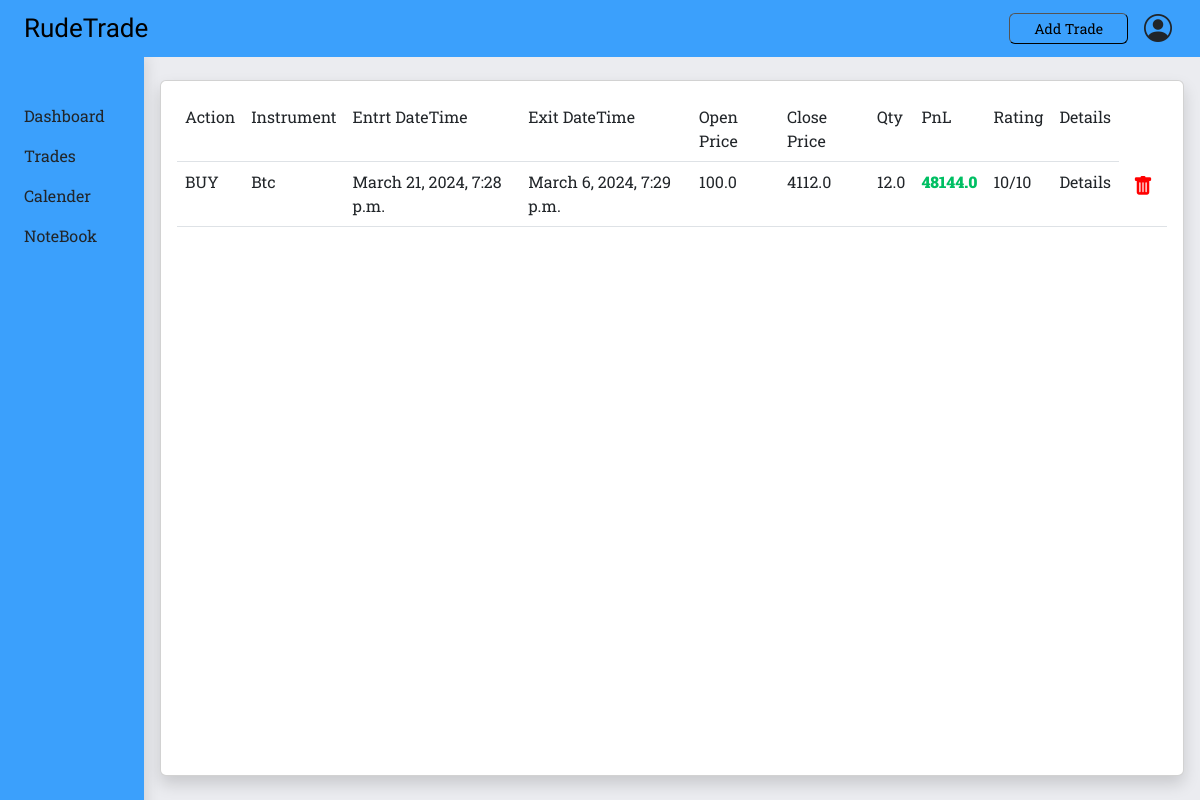
Page /trades (signed in) on the earlier database version.
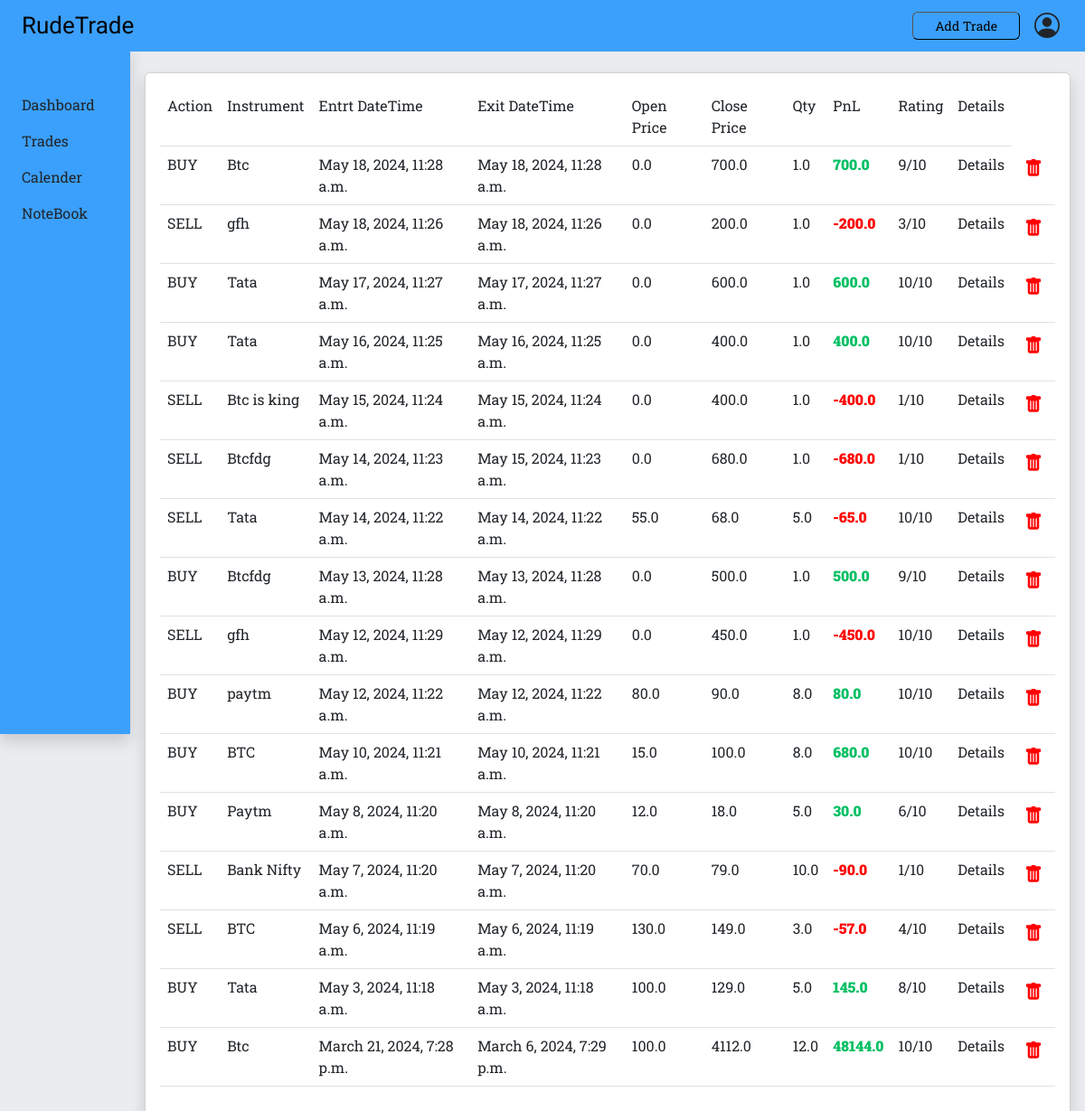
Same page on the later database version.
### addtrade/models.py (models this page shows)
class usersData(models.Model):
    user_id = models.ForeignKey(rudeusers, on_delete=models.CASCADE , default= None)
    trade_id = models.AutoField
    action =  models.CharField(max_length=10,default=None)
    market =  models.CharField(max_length=10,default=None)
    symbol =  models.CharField(max_length=20,default=None)
    quantity =  models.FloatField(default=None)
    entry_datetime = models.DateTimeField(default=None)
    exit_datetime =  models.DateTimeField(default=None)
    entry_price =  models.FloatField(default=None)
    exit_price =  models.FloatField(default=None)
    entry_reason =  models.CharField(max_length=200,default=None)
    follow_setup =  models.CharField(max_length=5,default=None)
    trade_note =  models.CharField(max_length=5000,default=None)
    pnl =  models.FloatField(default=None)
    trade_rating =  models.IntegerField(default=None)

### trades/views.py (the view)
# urls.py: path('trades',trades, name='trades'),
def trades(request):
    userid = request.session.get('userid')
    get_trades = usersData.objects.filter(user_id=userid).order_by('-entry_datetime')
    return render(request, 'trades.html',{'get_trades': get_trades})

### templates/trades.html (shortened to what this page needs)
{% include 'partials/head-code.html' %}
<body>
  {% include 'partials/topbar.html' %}
  <div class=" m-0 mt-5 w-100">
    {% include 'partials/sidebar.html' %}
    <div class=" container-fluid bg-secondary-color text-bg-black  p-3  " style="margin-left: 12%; width:88%">
      <div class="card shadow mt-3 p-3 " style="min-height: 87vh;">
        <table class="table rounded">
          <tr class="bg-secondary text-light rounded">
            <th class="fw-normal">Action</th>
            <th class="fw-normal">Instrument</th>
            <th class="fw-normal">Entrt DateTime</th>
            <th class="fw-normal">Exit DateTime</th>
            <th class="fw-normal">Open Price</th>
            <th class="fw-normal">Close Price</th>
            <th class="fw-normal">Qty</th>
            <th class="fw-normal">PnL</th>
            <th class="fw-normal">Rating</th>
            <th class="fw-normal">Details</th>
          </tr>
          {% for trades in get_trades %}
          <tr class="trades">
            <td>{{trades.action}}</td>
            <td>{{trades.symbol}}</td>
            <td>{{trades.entry_datetime}}</td>
            <td>{{trades.exit_datetime}}</td>
            <td>{{trades.entry_price}}</td>
            <td>{{trades.exit_price}}</td>
            <td>{{trades.quantity}}</td>
            {% if trades.pnl >= 0 %}
              <td style="color: #00BF63; font-weight: 900;">{{trades.pnl}}</td>
              {% else %}
              <td style="color: rgb(255, 0, 0);font-weight: 900;">{{trades.pnl}}</td>
            {% endif %}
            <td>{{trades.trade_rating}}/10</td>
            <td>Details</td>
            <td>
              <button class="bg-transparent border-0" name="delete_trade_btn">
                <i class="bi bi-trash-fill delete_icon"></i></td>
          </tr>
          {% endfor %}
        </table>
      </div>
    </div>
</body>
</html>

### templates/partials/head-code.html (shortened to what this page needs)
<!DOCTYPE html>
<html lang="en">
  <head>
    {% load static %}
    <link
      href="https://cdn.jsdelivr.net/npm/fullcalendar@5.10.0/main.min.css"
      rel="stylesheet"
    />
    <link
      rel="stylesheet"
      type="text/css"
      href="{% static 'css/calender.css' %}"
    />
    <link
      href="https://cdn.jsdelivr.net/npm/bootstrap@5.3.0-alpha3/dist/css/bootstrap.min.css"
      rel="stylesheet"
    />
    <link
      rel="stylesheet"
      href="https://cdn.jsdelivr.net/npm/bootstrap-icons@1.10.5/font/bootstrap-icons.css"
    />
    <link
      rel="stylesheet"
      type="text/css"
      href="{% static 'css/style5.css' %}"
    />
  </head>
</html>

### templates/partials/topbar.html (shortened to what this page needs)
<nav class="navbar  fixed-top navbar-expand-lg p-0">
    <div class="container-fluid bg-custom-blue p-1 ps-4">
      <a class="navbar-brand " style=" font-size: 26px;   font-family: 'Oswald', sans-serif;" href="{% url 'dashboard' %}">RudeTrade</a>
      <a href="{% url 'addtrade' %}">
          <button class="  rounded border-1 px-4 py-1 mx-3 addtrade-btn bg-custom-blue" style="font-size: 14px;">Add Trade</button>
        </a>
      <div class=" dropdown">
        <a class="nav-link dropdown-toggle w-25" href="#" role="button" data-bs-toggle="dropdown" aria-expanded="false">
          <i class=" bi fs-3 me-3 bi-person-circle" ></i>
        </a>
      </div>
    </div>
  </nav>

### templates/partials/sidebar.html
 <div class=" none  container col-1-5 p-0 position-fixed  md:block  bg-custom-blue shadow" style="min-height: 95.5vh;">
    <ul class=" mt-5 navbar-nav">
      <li class=" nav-item sidebar-item ps-4  ">
        <a class="nav-link active link-dark" aria-current="page" href="{% url 'dashboard' %}">Dashboard</a>
      </li>
      <li class=" nav-item sidebar-item ps-4 ">
        <a class="nav-link active link-dark" aria-current="page" href="{% url 'trades' %}">Trades</a>
      </li>
      <li class=" nav-item sidebar-item ps-4 ">
        <a class="nav-link active link-dark" aria-current="page" href="{% url 'calender' %}">Calender</a>
      </li>
      <li class=" nav-item sidebar-item ps-4 ">
        <a class="nav-link active link-dark" aria-current="page" href="{% url 'note' %}">NoteBook</a>
      </li>
    </ul>
  </div>

### static/css/style5.css (style rules this page uses)
html, body { width: 100%; background-color: #ebecf0; }
* { font-family: "Roboto Slab", serif; }
.dropdown-toggle::after { border: 0px; }
.col-1-5 { width: 12%; }
.bg-custom-blue { background-color: #3ba0fc; }
.delete_icon { color: red; font-size: 20px; cursor: pointer; }

Differences in the rows shown:
added usersData: action "BUY", symbol "Btc", entry_datetime "May 18, 2024, 11:28 a.m.", exit_datetime "May 18, 2024, 11:28 a.m.", entry_price "0.0", exit_price "700.0", quantity "1.0", pnl "700.0", trade_rating "9"
added usersData: action "SELL", symbol "gfh", entry_datetime "May 18, 2024, 11:26 a.m.", exit_datetime "May 18, 2024, 11:26 a.m.", entry_price "0.0", exit_price "200.0", quantity "1.0", pnl "-200.0", trade_rating "3"
added usersData: action "BUY", symbol "Tata", entry_datetime "May 17, 2024, 11:27 a.m.", exit_datetime "May 17, 2024, 11:27 a.m.", entry_price "0.0", exit_price "600.0", quantity "1.0", pnl "600.0", trade_rating "10"
added usersData: action "BUY", symbol "Tata", entry_datetime "May 16, 2024, 11:25 a.m.", exit_datetime "May 16, 2024, 11:25 a.m.", entry_price "0.0", exit_price "400.0", quantity "1.0", pnl "400.0", trade_rating "10"
added usersData: action "SELL", symbol "Btc is king", entry_datetime "May 15, 2024, 11:24 a.m.", exit_datetime "May 15, 2024, 11:24 a.m.", entry_price "0.0", exit_price "400.0", quantity "1.0", pnl "-400.0", trade_rating "1"
added usersData: action "SELL", symbol "Btcfdg", entry_datetime "May 14, 2024, 11:23 a.m.", exit_datetime "May 15, 2024, 11:23 a.m.", entry_price "0.0", exit_price "680.0", quantity "1.0", pnl "-680.0", trade_rating "1"
added usersData: action "SELL", symbol "Tata", entry_datetime "May 14, 2024, 11:22 a.m.", exit_datetime "May 14, 2024, 11:22 a.m.", entry_price "55.0", exit_price "68.0", quantity "5.0", pnl "-65.0", trade_rating "10"
added usersData: action "BUY", symbol "Btcfdg", entry_datetime "May 13, 2024, 11:28 a.m.", exit_datetime "May 13, 2024, 11:28 a.m.", entry_price "0.0", exit_price "500.0", quantity "1.0", pnl "500.0", trade_rating "9"
added usersData: action "SELL", symbol "gfh", entry_datetime "May 12, 2024, 11:29 a.m.", exit_datetime "May 12, 2024, 11:29 a.m.", entry_price "0.0", exit_price "450.0", quantity "1.0", pnl "-450.0", trade_rating "10"
added usersData: action "BUY", symbol "paytm", entry_datetime "May 12, 2024, 11:22 a.m.", exit_datetime "May 12, 2024, 11:22 a.m.", entry_price "80.0", exit_price "90.0", quantity "8.0", pnl "80.0", trade_rating "10"
added usersData: action "BUY", symbol "BTC", entry_datetime "May 10, 2024, 11:21 a.m.", exit_datetime "May 10, 2024, 11:21 a.m.", entry_price "15.0", exit_price "100.0", quantity "8.0", pnl "680.0", trade_rating "10"
added usersData: action "BUY", symbol "Paytm", entry_datetime "May 8, 2024, 11:20 a.m.", exit_datetime "May 8, 2024, 11:20 a.m.", entry_price "12.0", exit_price "18.0", quantity "5.0", pnl "30.0", trade_rating "6"
added usersData: action "SELL", symbol "Bank Nifty", entry_datetime "May 7, 2024, 11:20 a.m.", exit_datetime "May 7, 2024, 11:20 a.m.", entry_price "70.0", exit_price "79.0", quantity "10.0", pnl "-90.0", trade_rating "1"
added usersData: action "SELL", symbol "BTC", entry_datetime "May 6, 2024, 11:19 a.m.", exit_datetime "May 6, 2024, 11:19 a.m.", entry_price "130.0", exit_price "149.0", quantity "3.0", pnl "-57.0", trade_rating "4"
added usersData: action "BUY", symbol "Tata", entry_datetime "May 3, 2024, 11:18 a.m.", exit_datetime "May 3, 2024, 11:18 a.m.", entry_price "100.0", exit_price "129.0", quantity "5.0", pnl "145.0", trade_rating "8"
